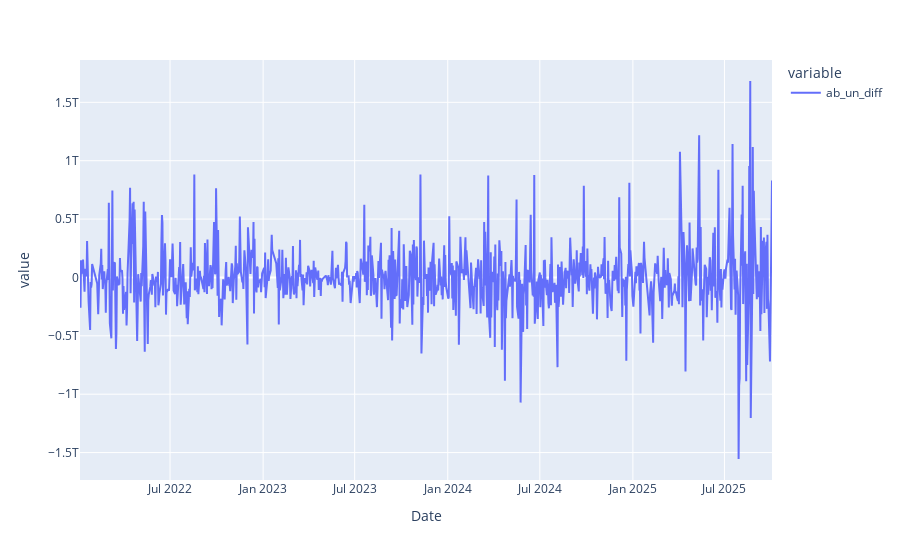

Write notebook code for a chart like this one.
### Code cell
daily_df.set_index('Date').ab_un_diff.plot()

### Figure 1 — Plotly figure (JSON) as saved in the notebook; plotly's stock layout.template omitted (floating-point values rounded to 4 significant figures; data arrays with more than 128 entries replaced by an {"elided": "..."} marker saying what was removed)
{"data": [{"hovertemplate": "variable=ab_un_diff<br>Date=%{x}<br>value=%{y}<extra></extra>", "legendgroup": "ab_un_diff", "line": {"color": "#636efa", "dash": "solid"}, "marker": {"symbol": "circle"}, "mode": "lines", "name": "ab_un_diff", "orientation": "v", "showlegend": true, "type": "scatter", "x": {"elided": "936 str values"}, "xaxis": "x", "y": {"elided": "936 float values"}, "yaxis": "y"}], "layout": {"legend": {"title": {"text": "variable"}, "tracegroupgap": 0}, "margin": {"t": 60}, "xaxis": {"anchor": "y", "domain": [0, 1], "title": {"text": "Date"}}, "yaxis": {"anchor": "x", "domain": [0, 1], "title": {"text": "value"}}}}
